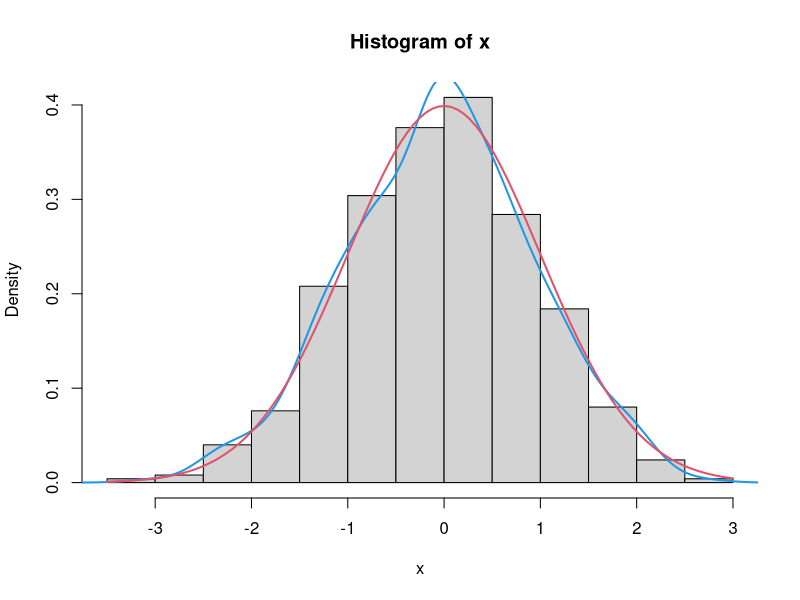
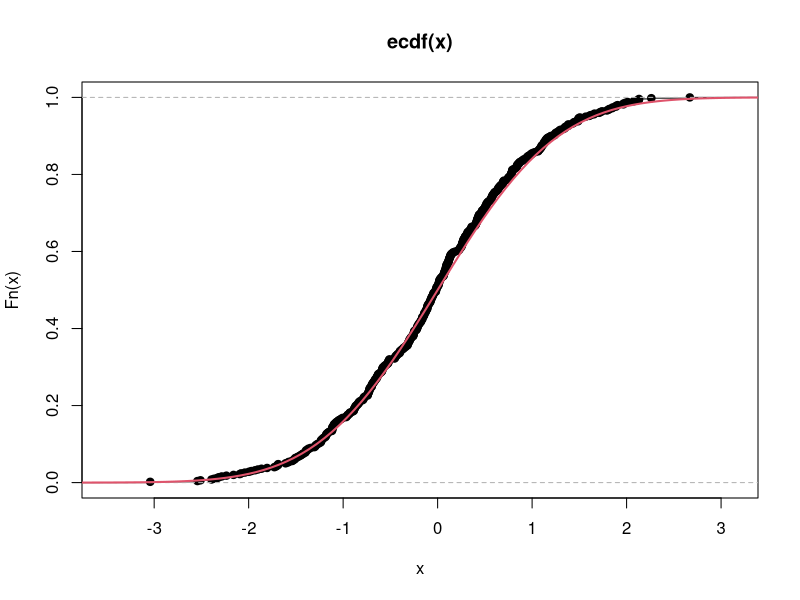
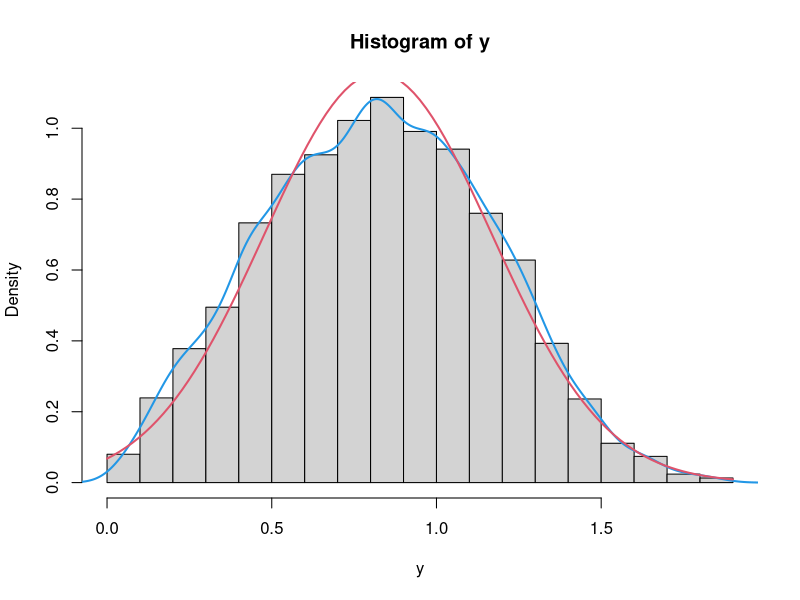
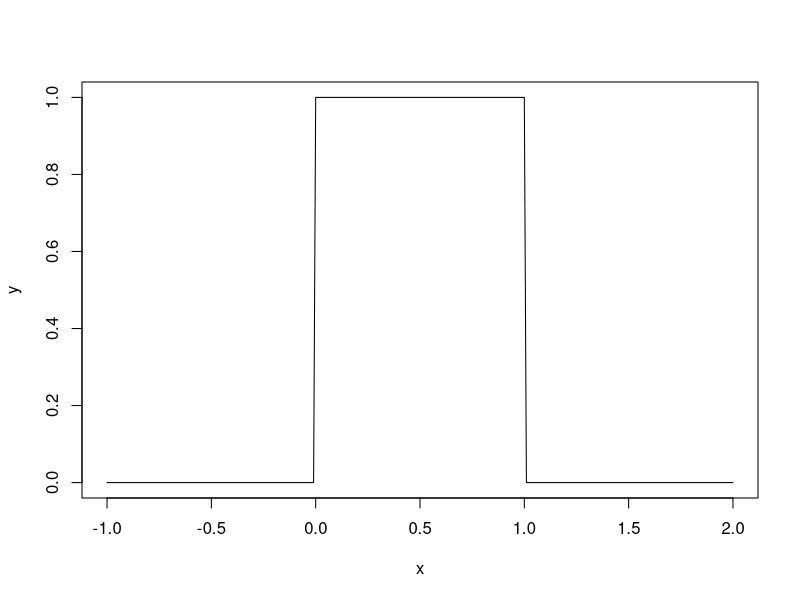
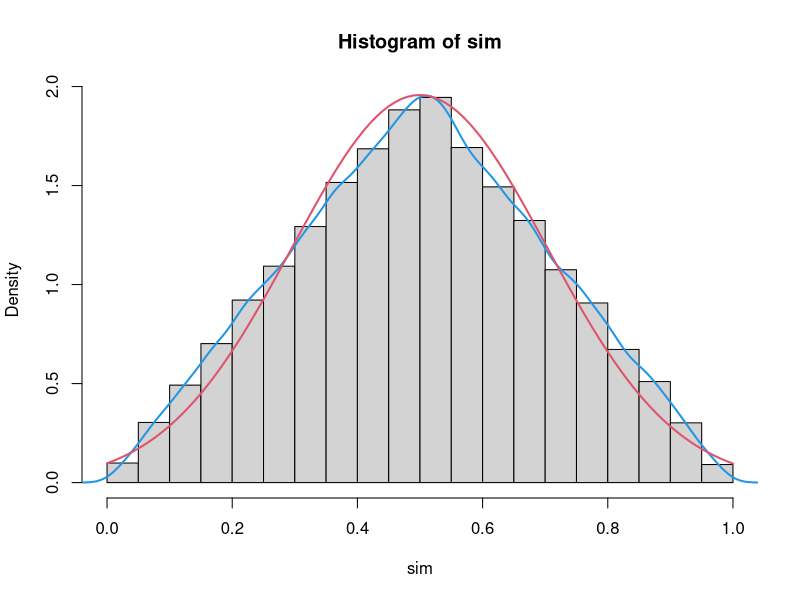
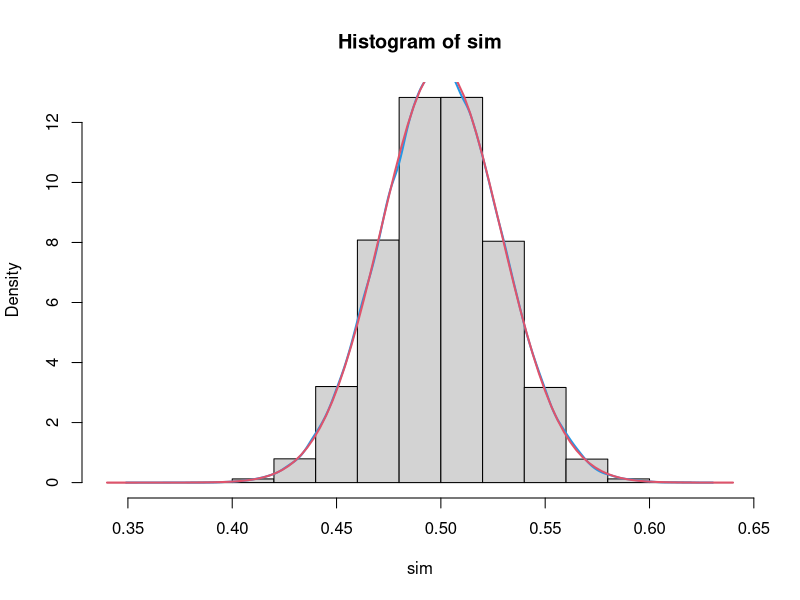
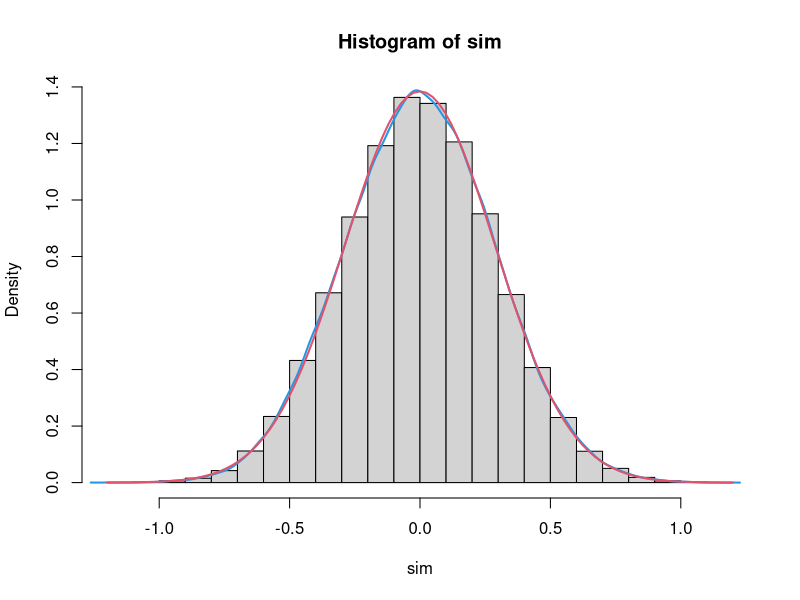
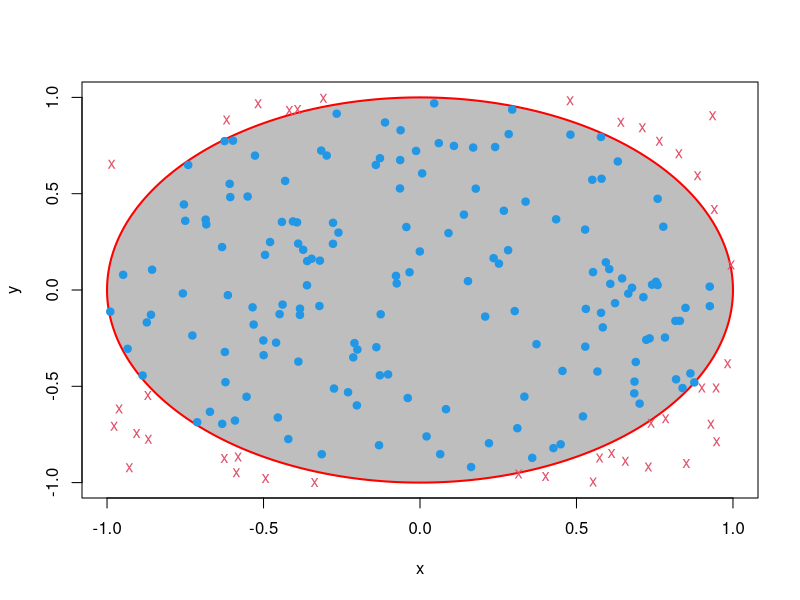

Source code (R) for these figures, in order:
## ---- chunk 1
# pazisiurekime p ir d sarysi: p = \int d
print("Skaiciai turi sutapti:")
integrate(dnorm, -Inf, 1)
pnorm(1)

# p ir q sarysis - tai vienas kitam prie6ingos funkcijos
print("Ar nustebsite, kad atsakymas bus 0.66?")
qnorm(pnorm(0.66))

# generavimas
print("O cia galiausiai generavimo pvz:")
x = rnorm(10000)
summary(x)

## ---- chunk 2
# sugeneruojame dydzius ir padrome grazu grafika palygonti teorija su praktika
x = rnorm(500)

# 1. histograma su branduoliniu tankiu ir palyginimu su teoriniu
hist(x, probability = TRUE)
lines(density(x), col=4, lwd=2)
curve(dnorm, lwd=2, col=2, add=TRUE)

# 2. empyrine pasiskirskirstymo funkcija 
Fn <- ecdf(x)
plot(Fn)
curve(pnorm, -4, 4, add=TRUE, col=2, lwd=2)
## ---- chunk 3
# reneruojam x
x = rnorm(10000)

# tada y
y = sqrt(abs(x))

# galiausiai gauname grafika:
hist(y, probability = TRUE)
lines(density(y), col=4, lwd=2)
curve(dnorm(x, mean=mean(y), sd=sd(y)), lwd=2, col=2, add=TRUE)
## ---- chunk 4
# kitos galimo isvados: mean, median, table (summary), density ir t.t.
summary(y)

# kokia tikimybe, kad y >1
mean(y>1)

# kokia tikimybe, kad kad y yra intervale [1, 1.5]
mean((1 <= y) & (y <=1.5))

# raskime 70% kvantili, t.y. toki x, kuriam galia lygybe: P(y<x)=0.7
quantile(y, 0.7)
## ---- chunk 5
# lets define the function that demonstrate dice roll
rollDice <- function(NDice){
  sum(sample(6, size=NDice, replace = TRUE))
}

# apply this function
rollDice(2) # pirmo zaidejo ekspermentas
rollDice(3) # antro zaidejo
rollDice(2) >= rollDice(3) # zaidimo ekspermentas

# apibrezkime ekspermento funkcija
experment <- function(){
  rollDice(2) >= rollDice(3) 
}

# lets find out the distribution of sum of two dices - abi uzklausos yra ekvivalencios
sim = replicate(10000, rollDice(2) >= rollDice(3))
sim = replicate(10000, experment())

# lets estimate the probability P(dice(3)=<dice(2))
mean(sim)
## ---- chunk 6
# tai galima padaryti su specialia vfunkcija: curve(dunif, -1, 2)
# arba patiems realizuotifunkcija
x = seq(-1, 2, by=0.01)
y = dunif(x)
plot(x, y, type='l')
## ---- chunk 7
sim = replicate(100000, mean(runif(2)))
hist(sim, probability = TRUE)
lines(density(sim), col=4, lwd=2)
curve(dnorm(x, mean=mean(sim), sd=sd(sim)), lwd=2, col=2, add=TRUE)
## ---- chunk 8
sim = replicate(100000, mean(runif(100)))
hist(sim, probability = TRUE)
lines(density(sim), col=4, lwd=2)
curve(dnorm(x, mean=mean(sim), sd=sd(sim)), lwd=2, col=2, add=TRUE)
## ---- chunk 9
N = 50
sim = replicate(100000, sqrt(N)*(mean(runif(N))-0.5))
hist(sim, probability = TRUE)
lines(density(sim), col=4, lwd=2)
curve(dnorm(x, mean=mean(sim), sd=sd(sim)), lwd=2, col=2, add=TRUE)
## ---- chunk 10
t = seq(0, 2*pi, by=0.01)
xx = cos(t)
yy = sin(t)
plot(NA, xlim=c(-1,1), ylim=c(-1,1), xlab="x", ylab="y")
polygon(xx, yy, col = "gray", border = "red", lwd=2)
N = 200
x = runif(N, -1, 1)
y = runif(N, -1, 1)
ind = x^2 + y^2 <= 1
points(x[ind], y[ind], pch=19, col=4)
points(x[!ind], y[!ind], pch = "x", col=2)

## ---- chunk 11
N = 100000
x = runif(N, -1, 1)
y = runif(N, -1, 1)
mean(x^2 + y^2 <= 1) * 4
## ---- chunk 12
N = 1000
x = runif(N, -1, 1)
y = runif(N, -1, 1)
sim = (x^2 + y^2 <= 1) * 4
cummean = cumsum(sim) / seq_along(sim)
plot(cummean, type="l")
abline(a=pi, b=0, col=3)
## ---- chunk 13
N = 100
x = rnorm(N, 0)
y = rnorm(N, 0.0)
t.test(x,y)

## ---- chunk 14
# library('car')
# generuojame duomenis
N = 100
x = rnorm(N, mean=2)
y = 2 -3*x^2 + rnorm(N)

# tiesines regresijos iverciu radimas
lmFit = lm(y~x)
lmFitSumm = summary(lmFit)
lmFitSumm
## ---- chunk 15
# postumio funkcija
L <- function(x, lag=1){
  c(rep(NA,lag) , x[1:(length(x)-lag)])  
}
x = 1:10
x
L(x, 2)
## ---- chunk 16
eps = rnorm(1000)
y = filter(eps, filter=0.666, method = "recursive")
## ---- chunk 17
plot(y, type="l", xlab="t", ylab="y")
## ---- chunk 18
plot(L(y), y, xlab="t(t-1)", ylab="y")
## ---- chunk 19
cor(L(y), y, use="pairwise.complete.obs")
## ---- chunk 20
summary(lm(y~ I(L(y))))
## ---- chunk 21
x = rnorm(1000)
y = 1 + 0.7*x + 0.3*L(x) + rnorm(1000)
summary(lm(y~x + I(L(x))))
## ---- chunk 22
x = rnorm(1000)
xInfl = 3*x  + rnorm(1000)
y = filter(xInfl, filter=0.666, method = "recursive")
summary(lm(y ~ x + I(L(y))))
## ---- chunk 23
x = rnorm(100, mean = 1)
y = rnorm(100, mean = 2)
## ---- chunk 24
library(knitr)
out = lm(y~x)
kable(summary(out)$coef, digits=2)
## ---- chunk 25
x = cumsum(rnorm(100, mean = 1))
y = cumsum(rnorm(100, mean = 2))
kable(summary(lm(y~x))$coef, digits=2)
## ---- chunk 26

y = cumsum(rnorm(300))
plot(y, type="l", main="eksponentinis glodinimas")

alpha = 0.5
l1 = filter(y*alpha, f=1-alpha,method = "recursive")
lines(l1, col=2)


alpha = 0.2
l1 = filter(y*alpha, f=1-alpha,method = "recursive")
lines(l1, col=3)


alpha = 0.1
l1 = filter(y*alpha, f=1-alpha,method = "recursive")
lines(l1, col=4)
